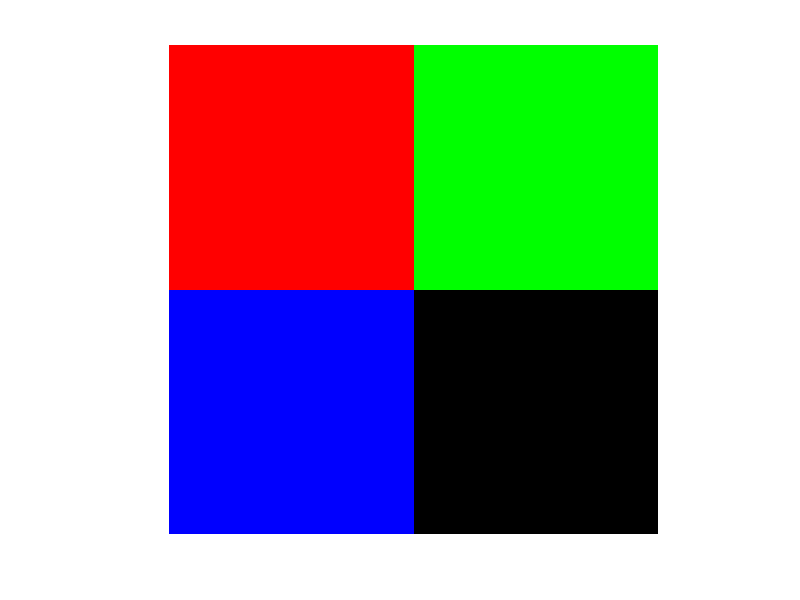

The MATLAB source for this figure:
clear all
close all
clc

%Three 2D matrices
red = [255 0;0 0];
gre = [0 255;0 0];
blu = [0 0;255 0];

%Concatenate the three matrices into a single 3D matrix
%img = cat(3,red,gre,blu);
img(:,:,1) = red;
img(:,:,2) = gre;
img(:,:,3) = blu;

imshow(img,"InitialMagnification",1000000)